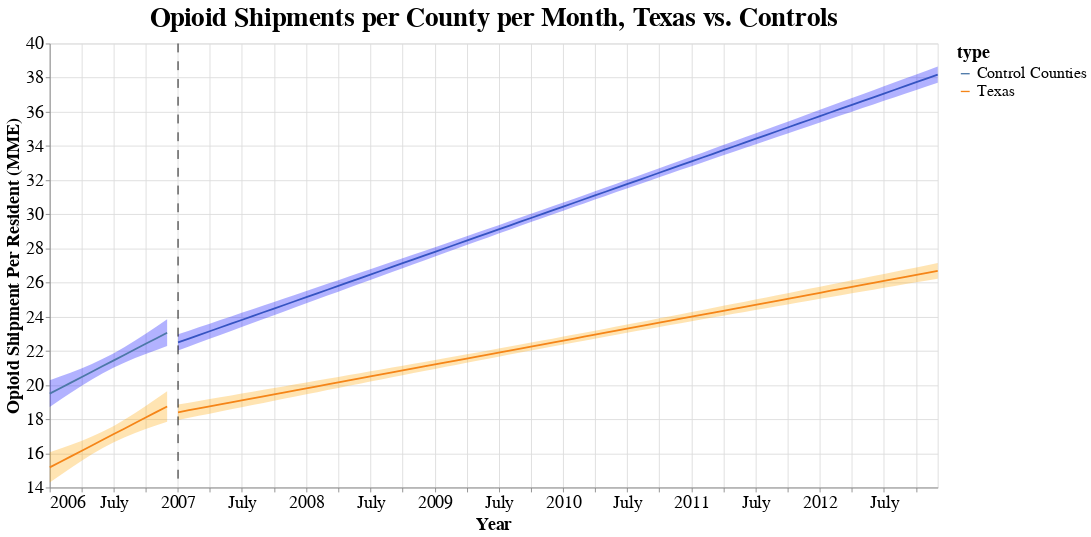

Here is the notebook cell this chart was saved with:
### Code cell
final_chart

### Figure 1 — Vega-Lite specification as saved in the notebook (floating-point values rounded to 4 significant figures; data arrays with more than 128 entries replaced by an {"elided": "..."} marker saying what was removed)
{"config": {"view": {"continuousWidth": 400, "continuousHeight": 300}, "axis": {"labelFontSize": 20, "titleFontSize": 20}, "legend": {"labelFontSize": 18, "titleFontSize": 20}, "title": {"fontSize": 30}}, "layer": [{"data": {"name": "data-24d88a5ca0f27785991244e07faaf5c1"}, "mark": {"type": "errorband", "color": "orange"}, "encoding": {"x": {"type": "temporal", "field": "seconds"}, "y": {"type": "quantitative", "field": "ci_low", "title": ""}, "y2": {"field": "ci_high"}}}, {"data": {"name": "data-5d10a5f9b022490157cf9fee98173867"}, "mark": {"type": "errorband", "color": "blue"}, "encoding": {"x": {"type": "temporal", "field": "seconds"}, "y": {"type": "quantitative", "field": "ci_low", "title": ""}, "y2": {"field": "ci_high"}}}, {"data": {"name": "data-ed85aa5efa084e541e8869d88c8dd1b0"}, "mark": "line", "encoding": {"color": {"type": "nominal", "field": "type"}, "x": {"type": "temporal", "field": "seconds", "scale": {"zero": false}, "title": "Year"}, "y": {"type": "quantitative", "field": "shipment_per_resident", "scale": {"zero": false}, "title": "Opioid Shipment Per Resident (MME)"}}, "title": "Opioid Shipments per County per Month, Texas vs. Controls"}, {"layer": [{"data": {"name": "data-13113f7d4144eae6b27727a4e0a9cadf"}, "mark": {"type": "errorband", "color": "orange"}, "encoding": {"x": {"type": "temporal", "field": "seconds"}, "y": {"type": "quantitative", "field": "ci_low", "title": ""}, "y2": {"field": "ci_high"}}}, {"data": {"name": "data-f68814f645163da0ae8e7e0ec337dd89"}, "mark": "line", "encoding": {"color": {"type": "nominal", "field": "type"}, "x": {"type": "temporal", "field": "seconds"}, "y": {"type": "quantitative", "field": "shipment_per_resident"}}}, {"data": {"name": "data-865cf1cc072fa80cd4921975330c36dc"}, "mark": {"type": "errorband", "color": "blue"}, "encoding": {"x": {"type": "temporal", "field": "seconds"}, "y": {"type": "quantitative", "field": "ci_low", "title": ""}, "y2": {"field": "ci_high"}}}, {"data": {"name": "data-4baf03b0d276882f7f410bd4cff0cb52"}, "mark": {"type": "rule", "color": "black", "strokeDash": [10, 10]}, "encoding": {"x": {"type": "temporal", "field": "a"}}}]}], "height": 500, "width": 1000, "$schema": "https://vega.github.io/schema/vega-lite/v4.8.1.json", "datasets": {"data-24d88a5ca0f27785991244e07faaf5c1": [{"seconds": "2006-01-01T00:00:00", "shipment_per_resident": 15.18, "ci_low": 14.29, "ci_high": 16.07, "type": "Texas"}, {"seconds": "2006-02-01T00:00:00", "shipment_per_resident": 15.51, "ci_low": 14.74, "ci_high": 16.29, "type": "Texas"}, {"seconds": "2006-03-01T00:00:00", "shipment_per_resident": 15.81, "ci_low": 15.13, "ci_high": 16.49, "type": "Texas"}, {"seconds": "2006-04-01T00:00:00", "shipment_per_resident": 16.14, "ci_low": 15.55, "ci_high": 16.73, "type": "Texas"}, {"seconds": "2006-05-01T00:00:00", "shipment_per_resident": 16.46, "ci_low": 15.94, "ci_high": 16.98, "type": "Texas"}, {"seconds": "2006-06-01T00:00:00", "shipment_per_resident": 16.79, "ci_low": 16.31, "ci_high": 17.27, "type": "Texas"}, {"seconds": "2006-07-01T00:00:00", "shipment_per_resident": 17.11, "ci_low": 16.63, "ci_high": 17.59, "type": "Texas"}, {"seconds": "2006-08-01T00:00:00", "shipment_per_resident": 17.45, "ci_low": 16.93, "ci_high": 17.96, "type": "Texas"}, {"seconds": "2006-09-01T00:00:00", "shipment_per_resident": 17.78, "ci_low": 17.19, "ci_high": 18.36, "type": "Texas"}, {"seconds": "2006-10-01T00:00:00", "shipment_per_resident": 18.1, "ci_low": 17.42, "ci_high": 18.77, "type": "Texas"}, {"seconds": "2006-11-01T00:00:00", "shipment_per_resident": 18.43, "ci_low": 17.65, "ci_high": 19.21, "type": "Texas"}, {"seconds": "2006-12-01T00:00:00", "shipment_per_resident": 18.75, "ci_low": 17.85, "ci_high": 19.64, "type": "Texas"}], "data-5d10a5f9b022490157cf9fee98173867": [{"seconds": "2006-01-01T00:00:00", "shipment_per_resident": 19.5, "ci_low": 18.72, "ci_high": 20.28, "type": "Control Counties"}, {"seconds": "2006-02-01T00:00:00", "shipment_per_resident": 19.83, "ci_low": 19.15, "ci_high": 20.51, "type": "Control Counties"}, {"seconds": "2006-03-01T00:00:00", "shipment_per_resident": 20.13, "ci_low": 19.53, "ci_high": 20.73, "type": "Control Counties"}, {"seconds": "2006-04-01T00:00:00", "shipment_per_resident": 20.46, "ci_low": 19.94, "ci_high": 20.98, "type": "Control Counties"}, {"seconds": "2006-05-01T00:00:00", "shipment_per_resident": 20.78, "ci_low": 20.32, "ci_high": 21.24, "type": "Control Counties"}, {"seconds": "2006-06-01T00:00:00", "shipment_per_resident": 21.11, "ci_low": 20.69, "ci_high": 21.53, "type": "Control Counties"}, {"seconds": "2006-07-01T00:00:00", "shipment_per_resident": 21.43, "ci_low": 21.01, "ci_high": 21.85, "type": "Control Counties"}, {"seconds": "2006-08-01T00:00:00", "shipment_per_resident": 21.76, "ci_low": 21.31, "ci_high": 22.22, "type": "Control Counties"}, {"seconds": "2006-09-01T00:00:00", "shipment_per_resident": 22.09, "ci_low": 21.58, "ci_high": 22.61, "type": "Control Counties"}, {"seconds": "2006-10-01T00:00:00", "shipment_per_resident": 22.41, "ci_low": 21.82, "ci_high": 23.01, "type": "Control Counties"}, {"seconds": "2006-11-01T00:00:00", "shipment_per_resident": 22.75, "ci_low": 22.06, "ci_high": 23.43, "type": "Control Counties"}, {"seconds": "2006-12-01T00:00:00", "shipment_per_resident": 23.07, "ci_low": 22.28, "ci_high": 23.85, "type": "Control Counties"}], "data-ed85aa5efa084e541e8869d88c8dd1b0": [{"seconds": "2006-01-01T00:00:00", "shipment_per_resident": 15.18, "ci_low": 14.29, "ci_high": 16.07, "type": "Texas"}, {"seconds": "2006-02-01T00:00:00", "shipment_per_resident": 15.51, "ci_low": 14.74, "ci_high": 16.29, "type": "Texas"}, {"seconds": "2006-03-01T00:00:00", "shipment_per_resident": 15.81, "ci_low": 15.13, "ci_high": 16.49, "type": "Texas"}, {"seconds": "2006-04-01T00:00:00", "shipment_per_resident": 16.14, "ci_low": 15.55, "ci_high": 16.73, "type": "Texas"}, {"seconds": "2006-05-01T00:00:00", "shipment_per_resident": 16.46, "ci_low": 15.94, "ci_high": 16.98, "type": "Texas"}, {"seconds": "2006-06-01T00:00:00", "shipment_per_resident": 16.79, "ci_low": 16.31, "ci_high": 17.27, "type": "Texas"}, {"seconds": "2006-07-01T00:00:00", "shipment_per_resident": 17.11, "ci_low": 16.63, "ci_high": 17.59, "type": "Texas"}, {"seconds": "2006-08-01T00:00:00", "shipment_per_resident": 17.45, "ci_low": 16.93, "ci_high": 17.96, "type": "Texas"}, {"seconds": "2006-09-01T00:00:00", "shipment_per_resident": 17.78, "ci_low": 17.19, "ci_high": 18.36, "type": "Texas"}, {"seconds": "2006-10-01T00:00:00", "shipment_per_resident": 18.1, "ci_low": 17.42, "ci_high": 18.77, "type": "Texas"}, {"seconds": "2006-11-01T00:00:00", "shipment_per_resident": 18.43, "ci_low": 17.65, "ci_high": 19.21, "type": "Texas"}, {"seconds": "2006-12-01T00:00:00", "shipment_per_resident": 18.75, "ci_low": 17.85, "ci_high": 19.64, "type": "Texas"}, {"seconds": "2006-01-01T00:00:00", "shipment_per_resident": 19.5, "ci_low": 18.72, "ci_high": 20.28, "type": "Control Counties"}, {"seconds": "2006-02-01T00:00:00", "shipment_per_resident": 19.83, "ci_low": 19.15, "ci_high": 20.51, "type": "Control Counties"}, {"seconds": "2006-03-01T00:00:00", "shipment_per_resident": 20.13, "ci_low": 19.53, "ci_high": 20.73, "type": "Control Counties"}, {"seconds": "2006-04-01T00:00:00", "shipment_per_resident": 20.46, "ci_low": 19.94, "ci_high": 20.98, "type": "Control Counties"}, {"seconds": "2006-05-01T00:00:00", "shipment_per_resident": 20.78, "ci_low": 20.32, "ci_high": 21.24, "type": "Control Counties"}, {"seconds": "2006-06-01T00:00:00", "shipment_per_resident": 21.11, "ci_low": 20.69, "ci_high": 21.53, "type": "Control Counties"}, {"seconds": "2006-07-01T00:00:00", "shipment_per_resident": 21.43, "ci_low": 21.01, "ci_high": 21.85, "type": "Control Counties"}, {"seconds": "2006-08-01T00:00:00", "shipment_per_resident": 21.76, "ci_low": 21.31, "ci_high": 22.22, "type": "Control Counties"}, {"seconds": "2006-09-01T00:00:00", "shipment_per_resident": 22.09, "ci_low": 21.58, "ci_high": 22.61, "type": "Control Counties"}, {"seconds": "2006-10-01T00:00:00", "shipment_per_resident": 22.41, "ci_low": 21.82, "ci_high": 23.01, "type": "Control Counties"}, {"seconds": "2006-11-01T00:00:00", "shipment_per_resident": 22.75, "ci_low": 22.06, "ci_high": 23.43, "type": "Control Counties"}, {"seconds": "2006-12-01T00:00:00", "shipment_per_resident": 23.07, "ci_low": 22.28, "ci_high": 23.85, "type": "Control Counties"}], "data-13113f7d4144eae6b27727a4e0a9cadf": [{"seconds": "2007-01-01T00:00:00", "shipment_per_resident": 18.41, "ci_low": 17.95, "ci_high": 18.86, "type": "Texas"}, {"seconds": "2008-01-01T00:00:00", "shipment_per_resident": 19.8, "ci_low": 19.46, "ci_high": 20.15, "type": "Texas"}, {"seconds": "2009-01-01T00:00:00", "shipment_per_resident": 21.21, "ci_low": 20.94, "ci_high": 21.47, "type": "Texas"}, {"seconds": "2010-01-01T00:00:00", "shipment_per_resident": 22.61, "ci_low": 22.38, "ci_high": 22.84, "type": "Texas"}, {"seconds": "2011-01-01T00:00:00", "shipment_per_resident": 24.0, "ci_low": 23.74, "ci_high": 24.27, "type": "Texas"}, {"seconds": "2012-01-01T00:00:00", "shipment_per_resident": 25.4, "ci_low": 25.05, "ci_high": 25.76, "type": "Texas"}, {"seconds": "2007-02-01T00:00:00", "shipment_per_resident": 18.52, "ci_low": 18.08, "ci_high": 18.97, "type": "Texas"}, {"seconds": "2008-02-01T00:00:00", "shipment_per_resident": 19.92, "ci_low": 19.58, "ci_high": 20.26, "type": "Texas"}, {"seconds": "2009-02-01T00:00:00", "shipment_per_resident": 21.33, "ci_low": 21.07, "ci_high": 21.58, "type": "Texas"}, {"seconds": "2010-02-01T00:00:00", "shipment_per_resident": 22.72, "ci_low": 22.49, "ci_high": 22.96, "type": "Texas"}, {"seconds": "2011-02-01T00:00:00", "shipment_per_resident": 24.12, "ci_low": 23.85, "ci_high": 24.4, "type": "Texas"}, {"seconds": "2012-02-01T00:00:00", "shipment_per_resident": 25.52, "ci_low": 25.16, "ci_high": 25.89, "type": "Texas"}, {"seconds": "2007-03-01T00:00:00", "shipment_per_resident": 18.63, "ci_low": 18.2, "ci_high": 19.07, "type": "Texas"}, {"seconds": "2008-03-01T00:00:00", "shipment_per_resident": 20.03, "ci_low": 19.7, "ci_high": 20.37, "type": "Texas"}, {"seconds": "2009-03-01T00:00:00", "shipment_per_resident": 21.43, "ci_low": 21.18, "ci_high": 21.69, "type": "Texas"}, {"seconds": "2010-03-01T00:00:00", "shipment_per_resident": 22.83, "ci_low": 22.6, "ci_high": 23.06, "type": "Texas"}, {"seconds": "2011-03-01T00:00:00", "shipment_per_resident": 24.23, "ci_low": 23.95, "ci_high": 24.51, "type": "Texas"}, {"seconds": "2012-03-01T00:00:00", "shipment_per_resident": 25.63, "ci_low": 25.26, "ci_high": 26.01, "type": "Texas"}, {"seconds": "2007-04-01T00:00:00", "shipment_per_resident": 18.75, "ci_low": 18.32, "ci_high": 19.18, "type": "Texas"}, {"seconds": "2008-04-01T00:00:00", "shipment_per_resident": 20.15, "ci_low": 19.83, "ci_high": 20.48, "type": "Texas"}, {"seconds": "2009-04-01T00:00:00", "shipment_per_resident": 21.55, "ci_low": 21.3, "ci_high": 21.8, "type": "Texas"}, {"seconds": "2010-04-01T00:00:00", "shipment_per_resident": 22.95, "ci_low": 22.72, "ci_high": 23.18, "type": "Texas"}, {"seconds": "2011-04-01T00:00:00", "shipment_per_resident": 24.35, "ci_low": 24.06, "ci_high": 24.64, "type": "Texas"}, {"seconds": "2012-04-01T00:00:00", "shipment_per_resident": 25.75, "ci_low": 25.37, "ci_high": 26.13, "type": "Texas"}, {"seconds": "2007-05-01T00:00:00", "shipment_per_resident": 18.87, "ci_low": 18.45, "ci_high": 19.28, "type": "Texas"}, {"seconds": "2008-05-01T00:00:00", "shipment_per_resident": 20.27, "ci_low": 19.95, "ci_high": 20.58, "type": "Texas"}, {"seconds": "2009-05-01T00:00:00", "shipment_per_resident": 21.67, "ci_low": 21.42, "ci_high": 21.91, "type": "Texas"}, {"seconds": "2010-05-01T00:00:00", "shipment_per_resident": 23.07, "ci_low": 22.83, "ci_high": 23.3, "type": "Texas"}, {"seconds": "2011-05-01T00:00:00", "shipment_per_resident": 24.46, "ci_low": 24.17, "ci_high": 24.76, "type": "Texas"}, {"seconds": "2012-05-01T00:00:00", "shipment_per_resident": 25.87, "ci_low": 25.48, "ci_high": 26.26, "type": "Texas"}, {"seconds": "2007-06-01T00:00:00", "shipment_per_resident": 18.98, "ci_low": 18.58, "ci_high": 19.39, "type": "Texas"}, {"seconds": "2008-06-01T00:00:00", "shipment_per_resident": 20.39, "ci_low": 20.08, "ci_high": 20.7, "type": "Texas"}, {"seconds": "2009-06-01T00:00:00", "shipment_per_resident": 21.79, "ci_low": 21.54, "ci_high": 22.03, "type": "Texas"}, {"seconds": "2010-06-01T00:00:00", "shipment_per_resident": 23.18, "ci_low": 22.95, "ci_high": 23.42, "type": "Texas"}, {"seconds": "2011-06-01T00:00:00", "shipment_per_resident": 24.58, "ci_low": 24.28, "ci_high": 24.88, "type": "Texas"}, {"seconds": "2012-06-01T00:00:00", "shipment_per_resident": 25.99, "ci_low": 25.59, "ci_high": 26.39, "type": "Texas"}, {"seconds": "2007-07-01T00:00:00", "shipment_per_resident": 19.1, "ci_low": 18.7, "ci_high": 19.5, "type": "Texas"}, {"seconds": "2008-07-01T00:00:00", "shipment_per_resident": 20.5, "ci_low": 20.2, "ci_high": 20.8, "type": "Texas"}, {"seconds": "2009-07-01T00:00:00", "shipment_per_resident": 21.9, "ci_low": 21.66, "ci_high": 22.14, "type": "Texas"}, {"seconds": "2010-07-01T00:00:00", "shipment_per_resident": 23.3, "ci_low": 23.06, "ci_high": 23.54, "type": "Texas"}, {"seconds": "2011-07-01T00:00:00", "shipment_per_resident": 24.7, "ci_low": 24.39, "ci_high": 25.01, "type": "Texas"}, {"seconds": "2012-07-01T00:00:00", "shipment_per_resident": 26.1, "ci_low": 25.69, "ci_high": 26.51, "type": "Texas"}, {"seconds": "2007-08-01T00:00:00", "shipment_per_resident": 19.22, "ci_low": 18.83, "ci_high": 19.61, "type": "Texas"}, {"seconds": "2008-08-01T00:00:00", "shipment_per_resident": 20.62, "ci_low": 20.33, "ci_high": 20.91, "type": "Texas"}, {"seconds": "2009-08-01T00:00:00", "shipment_per_resident": 22.02, "ci_low": 21.78, "ci_high": 22.26, "type": "Texas"}, {"seconds": "2010-08-01T00:00:00", "shipment_per_resident": 23.42, "ci_low": 23.17, "ci_high": 23.66, "type": "Texas"}, {"seconds": "2011-08-01T00:00:00", "shipment_per_resident": 24.82, "ci_low": 24.5, "ci_high": 25.13, "type": "Texas"}, {"seconds": "2012-08-01T00:00:00", "shipment_per_resident": 26.22, "ci_low": 25.8, "ci_high": 26.64, "type": "Texas"}, {"seconds": "2007-09-01T00:00:00", "shipment_per_resident": 19.34, "ci_low": 18.96, "ci_high": 19.72, "type": "Texas"}, {"seconds": "2008-09-01T00:00:00", "shipment_per_resident": 20.74, "ci_low": 20.45, "ci_high": 21.03, "type": "Texas"}, {"seconds": "2009-09-01T00:00:00", "shipment_per_resident": 22.14, "ci_low": 21.91, "ci_high": 22.37, "type": "Texas"}, {"seconds": "2010-09-01T00:00:00", "shipment_per_resident": 23.54, "ci_low": 23.29, "ci_high": 23.79, "type": "Texas"}, {"seconds": "2011-09-01T00:00:00", "shipment_per_resident": 24.94, "ci_low": 24.61, "ci_high": 25.26, "type": "Texas"}, {"seconds": "2012-09-01T00:00:00", "shipment_per_resident": 26.34, "ci_low": 25.91, "ci_high": 26.77, "type": "Texas"}, {"seconds": "2007-10-01T00:00:00", "shipment_per_resident": 19.45, "ci_low": 19.08, "ci_high": 19.83, "type": "Texas"}, {"seconds": "2008-10-01T00:00:00", "shipment_per_resident": 20.85, "ci_low": 20.57, "ci_high": 21.14, "type": "Texas"}, {"seconds": "2009-10-01T00:00:00", "shipment_per_resident": 22.25, "ci_low": 22.02, "ci_high": 22.49, "type": "Texas"}, {"seconds": "2010-10-01T00:00:00", "shipment_per_resident": 23.65, "ci_low": 23.4, "ci_high": 23.91, "type": "Texas"}, {"seconds": "2011-10-01T00:00:00", "shipment_per_resident": 25.05, "ci_low": 24.72, "ci_high": 25.38, "type": "Texas"}, {"seconds": "2012-10-01T00:00:00", "shipment_per_resident": 26.45, "ci_low": 26.02, "ci_high": 26.89, "type": "Texas"}, {"seconds": "2007-11-01T00:00:00", "shipment_per_resident": 19.57, "ci_low": 19.21, "ci_high": 19.94, "type": "Texas"}, {"seconds": "2008-11-01T00:00:00", "shipment_per_resident": 20.97, "ci_low": 20.7, "ci_high": 21.25, "type": "Texas"}, {"seconds": "2009-11-01T00:00:00", "shipment_per_resident": 22.37, "ci_low": 22.14, "ci_high": 22.6, "type": "Texas"}, {"seconds": "2010-11-01T00:00:00", "shipment_per_resident": 23.77, "ci_low": 23.51, "ci_high": 24.03, "type": "Texas"}, {"seconds": "2011-11-01T00:00:00", "shipment_per_resident": 25.17, "ci_low": 24.83, "ci_high": 25.51, "type": "Texas"}, {"seconds": "2012-11-01T00:00:00", "shipment_per_resident": 26.57, "ci_low": 26.13, "ci_high": 27.02, "type": "Texas"}, {"seconds": "2007-12-01T00:00:00", "shipment_per_resident": 19.69, "ci_low": 19.33, "ci_high": 20.04, "type": "Texas"}, {"seconds": "2008-12-01T00:00:00", "shipment_per_resident": 21.09, "ci_low": 20.82, "ci_high": 21.36, "type": "Texas"}, {"seconds": "2009-12-01T00:00:00", "shipment_per_resident": 22.49, "ci_low": 22.26, "ci_high": 22.72, "type": "Texas"}, {"seconds": "2010-12-01T00:00:00", "shipment_per_resident": 23.89, "ci_low": 23.62, "ci_high": 24.15, "type": "Texas"}, {"seconds": "2011-12-01T00:00:00", "shipment_per_resident": 25.28, "ci_low": 24.94, "ci_high": 25.63, "type": "Texas"}, {"seconds": "2012-12-01T00:00:00", "shipment_per_resident": 26.69, "ci_low": 26.23, "ci_high": 27.14, "type": "Texas"}], "data-f68814f645163da0ae8e7e0ec337dd89": {"elided": "144 records"}, "data-865cf1cc072fa80cd4921975330c36dc": [{"seconds": "2007-01-01T00:00:00", "shipment_per_resident": 22.5, "ci_low": 22.02, "ci_high": 22.97, "type": "Control Counties"}, {"seconds": "2008-01-01T00:00:00", "shipment_per_resident": 25.15, "ci_low": 24.78, "ci_high": 25.51, "type": "Control Counties"}, {"seconds": "2009-01-01T00:00:00", "shipment_per_resident": 27.8, "ci_low": 27.53, "ci_high": 28.08, "type": "Control Counties"}, {"seconds": "2010-01-01T00:00:00", "shipment_per_resident": 30.45, "ci_low": 30.21, "ci_high": 30.69, "type": "Control Counties"}, {"seconds": "2011-01-01T00:00:00", "shipment_per_resident": 33.1, "ci_low": 32.82, "ci_high": 33.38, "type": "Control Counties"}, {"seconds": "2012-01-01T00:00:00", "shipment_per_resident": 35.75, "ci_low": 35.38, "ci_high": 36.12, "type": "Control Counties"}, {"seconds": "2007-02-01T00:00:00", "shipment_per_resident": 22.72, "ci_low": 22.26, "ci_high": 23.19, "type": "Control Counties"}, {"seconds": "2008-02-01T00:00:00", "shipment_per_resident": 25.37, "ci_low": 25.02, "ci_high": 25.72, "type": "Control Counties"}, {"seconds": "2009-02-01T00:00:00", "shipment_per_resident": 28.03, "ci_low": 27.76, "ci_high": 28.3, "type": "Control Counties"}, {"seconds": "2010-02-01T00:00:00", "shipment_per_resident": 30.68, "ci_low": 30.44, "ci_high": 30.92, "type": "Control Counties"}, {"seconds": "2011-02-01T00:00:00", "shipment_per_resident": 33.32, "ci_low": 33.04, "ci_high": 33.61, "type": "Control Counties"}, {"seconds": "2012-02-01T00:00:00", "shipment_per_resident": 35.97, "ci_low": 35.59, "ci_high": 36.35, "type": "Control Counties"}, {"seconds": "2007-03-01T00:00:00", "shipment_per_resident": 22.93, "ci_low": 22.47, "ci_high": 23.38, "type": "Control Counties"}, {"seconds": "2008-03-01T00:00:00", "shipment_per_resident": 25.58, "ci_low": 25.24, "ci_high": 25.93, "type": "Control Counties"}, {"seconds": "2009-03-01T00:00:00", "shipment_per_resident": 28.23, "ci_low": 27.97, "ci_high": 28.49, "type": "Control Counties"}, {"seconds": "2010-03-01T00:00:00", "shipment_per_resident": 30.88, "ci_low": 30.64, "ci_high": 31.12, "type": "Control Counties"}, {"seconds": "2011-03-01T00:00:00", "shipment_per_resident": 33.53, "ci_low": 33.24, "ci_high": 33.82, "type": "Control Counties"}, {"seconds": "2012-03-01T00:00:00", "shipment_per_resident": 36.18, "ci_low": 35.8, "ci_high": 36.57, "type": "Control Counties"}, {"seconds": "2007-04-01T00:00:00", "shipment_per_resident": 23.15, "ci_low": 22.71, "ci_high": 23.6, "type": "Control Counties"}, {"seconds": "2008-04-01T00:00:00", "shipment_per_resident": 25.81, "ci_low": 25.47, "ci_high": 26.14, "type": "Control Counties"}, {"seconds": "2009-04-01T00:00:00", "shipment_per_resident": 28.46, "ci_low": 28.2, "ci_high": 28.71, "type": "Control Counties"}, {"seconds": "2010-04-01T00:00:00", "shipment_per_resident": 31.1, "ci_low": 30.86, "ci_high": 31.35, "type": "Control Counties"}, {"seconds": "2011-04-01T00:00:00", "shipment_per_resident": 33.75, "ci_low": 33.45, "ci_high": 34.05, "type": "Control Counties"}, {"seconds": "2012-04-01T00:00:00", "shipment_per_resident": 36.41, "ci_low": 36.01, "ci_high": 36.81, "type": "Control Counties"}, {"seconds": "2007-05-01T00:00:00", "shipment_per_resident": 23.37, "ci_low": 22.93, "ci_high": 23.8, "type": "Control Counties"}, {"seconds": "2008-05-01T00:00:00", "shipment_per_resident": 26.02, "ci_low": 25.7, "ci_high": 26.35, "type": "Control Counties"}, {"seconds": "2009-05-01T00:00:00", "shipment_per_resident": 28.67, "ci_low": 28.42, "ci_high": 28.93, "type": "Control Counties"}, {"seconds": "2010-05-01T00:00:00", "shipment_per_resident": 31.32, "ci_low": 31.08, "ci_high": 31.57, "type": "Control Counties"}, {"seconds": "2011-05-01T00:00:00", "shipment_per_resident": 33.97, "ci_low": 33.66, "ci_high": 34.28, "type": "Control Counties"}, {"seconds": "2012-05-01T00:00:00", "shipment_per_resident": 36.63, "ci_low": 36.22, "ci_high": 37.03, "type": "Control Counties"}, {"seconds": "2007-06-01T00:00:00", "shipment_per_resident": 23.59, "ci_low": 23.17, "ci_high": 24.02, "type": "Control Counties"}, {"seconds": "2008-06-01T00:00:00", "shipment_per_resident": 26.25, "ci_low": 25.93, "ci_high": 26.57, "type": "Control Counties"}, {"seconds": "2009-06-01T00:00:00", "shipment_per_resident": 28.9, "ci_low": 28.65, "ci_high": 29.15, "type": "Control Counties"}, {"seconds": "2010-06-01T00:00:00", "shipment_per_resident": 31.55, "ci_low": 31.3, "ci_high": 31.79, "type": "Control Counties"}, {"seconds": "2011-06-01T00:00:00", "shipment_per_resident": 34.2, "ci_low": 33.88, "ci_high": 34.51, "type": "Control Counties"}, {"seconds": "2012-06-01T00:00:00", "shipment_per_resident": 36.85, "ci_low": 36.43, "ci_high": 37.27, "type": "Control Counties"}, {"seconds": "2007-07-01T00:00:00", "shipment_per_resident": 23.81, "ci_low": 23.4, "ci_high": 24.23, "type": "Control Counties"}, {"seconds": "2008-07-01T00:00:00", "shipment_per_resident": 26.47, "ci_low": 26.15, "ci_high": 26.78, "type": "Control Counties"}, {"seconds": "2009-07-01T00:00:00", "shipment_per_resident": 29.12, "ci_low": 28.87, "ci_high": 29.36, "type": "Control Counties"}, {"seconds": "2010-07-01T00:00:00", "shipment_per_resident": 31.76, "ci_low": 31.51, "ci_high": 32.02, "type": "Control Counties"}, {"seconds": "2011-07-01T00:00:00", "shipment_per_resident": 34.41, "ci_low": 34.09, "ci_high": 34.73, "type": "Control Counties"}, {"seconds": "2012-07-01T00:00:00", "shipment_per_resident": 37.07, "ci_low": 36.64, "ci_high": 37.49, "type": "Control Counties"}, {"seconds": "2007-08-01T00:00:00", "shipment_per_resident": 24.04, "ci_low": 23.63, "ci_high": 24.44, "type": "Control Counties"}, {"seconds": "2008-08-01T00:00:00", "shipment_per_resident": 26.69, "ci_low": 26.39, "ci_high": 27.0, "type": "Control Counties"}, {"seconds": "2009-08-01T00:00:00", "shipment_per_resident": 29.34, "ci_low": 29.1, "ci_high": 29.59, "type": "Control Counties"}, {"seconds": "2010-08-01T00:00:00", "shipment_per_resident": 31.99, "ci_low": 31.73, "ci_high": 32.24, "type": "Control Counties"}, {"seconds": "2011-08-01T00:00:00", "shipment_per_resident": 34.64, "ci_low": 34.31, "ci_high": 34.97, "type": "Control Counties"}, {"seconds": "2012-08-01T00:00:00", "shipment_per_resident": 37.29, "ci_low": 36.86, "ci_high": 37.73, "type": "Control Counties"}, {"seconds": "2007-09-01T00:00:00", "shipment_per_resident": 24.26, "ci_low": 23.86, "ci_high": 24.66, "type": "Control Counties"}, {"seconds": "2008-09-01T00:00:00", "shipment_per_resident": 26.92, "ci_low": 26.62, "ci_high": 27.22, "type": "Control Counties"}, {"seconds": "2009-09-01T00:00:00", "shipment_per_resident": 29.57, "ci_low": 29.32, "ci_high": 29.81, "type": "Control Counties"}, {"seconds": "2010-09-01T00:00:00", "shipment_per_resident": 32.21, "ci_low": 31.96, "ci_high": 32.47, "type": "Control Counties"}, {"seconds": "2011-09-01T00:00:00", "shipment_per_resident": 34.86, "ci_low": 34.53, "ci_high": 35.2, "type": "Control Counties"}, {"seconds": "2012-09-01T00:00:00", "shipment_per_resident": 37.52, "ci_low": 37.07, "ci_high": 37.96, "type": "Control Counties"}, {"seconds": "2007-10-01T00:00:00", "shipment_per_resident": 24.48, "ci_low": 24.09, "ci_high": 24.87, "type": "Control Counties"}, {"seconds": "2008-10-01T00:00:00", "shipment_per_resident": 27.13, "ci_low": 26.84, "ci_high": 27.43, "type": "Control Counties"}, {"seconds": "2009-10-01T00:00:00", "shipment_per_resident": 29.78, "ci_low": 29.54, "ci_high": 30.02, "type": "Control Counties"}, {"seconds": "2010-10-01T00:00:00", "shipment_per_resident": 32.43, "ci_low": 32.17, "ci_high": 32.7, "type": "Control Counties"}, {"seconds": "2011-10-01T00:00:00", "shipment_per_resident": 35.08, "ci_low": 34.74, "ci_high": 35.42, "type": "Control Counties"}, {"seconds": "2012-10-01T00:00:00", "shipment_per_resident": 37.74, "ci_low": 37.28, "ci_high": 38.19, "type": "Control Counties"}, {"seconds": "2007-11-01T00:00:00", "shipment_per_resident": 24.7, "ci_low": 24.32, "ci_high": 25.08, "type": "Control Counties"}, {"seconds": "2008-11-01T00:00:00", "shipment_per_resident": 27.36, "ci_low": 27.07, "ci_high": 27.65, "type": "Control Counties"}, {"seconds": "2009-11-01T00:00:00", "shipment_per_resident": 30.01, "ci_low": 29.77, "ci_high": 30.25, "type": "Control Counties"}, {"seconds": "2010-11-01T00:00:00", "shipment_per_resident": 32.66, "ci_low": 32.39, "ci_high": 32.93, "type": "Control Counties"}, {"seconds": "2011-11-01T00:00:00", "shipment_per_resident": 35.31, "ci_low": 34.95, "ci_high": 35.66, "type": "Control Counties"}, {"seconds": "2012-11-01T00:00:00", "shipment_per_resident": 37.96, "ci_low": 37.5, "ci_high": 38.43, "type": "Control Counties"}, {"seconds": "2007-12-01T00:00:00", "shipment_per_resident": 24.92, "ci_low": 24.55, "ci_high": 25.29, "type": "Control Counties"}, {"seconds": "2008-12-01T00:00:00", "shipment_per_resident": 27.58, "ci_low": 27.3, "ci_high": 27.86, "type": "Control Counties"}, {"seconds": "2009-12-01T00:00:00", "shipment_per_resident": 30.23, "ci_low": 29.99, "ci_high": 30.47, "type": "Control Counties"}, {"seconds": "2010-12-01T00:00:00", "shipment_per_resident": 32.87, "ci_low": 32.6, "ci_high": 33.15, "type": "Control Counties"}, {"seconds": "2011-12-01T00:00:00", "shipment_per_resident": 35.52, "ci_low": 35.16, "ci_high": 35.88, "type": "Control Counties"}, {"seconds": "2012-12-01T00:00:00", "shipment_per_resident": 38.18, "ci_low": 37.7, "ci_high": 38.65, "type": "Control Counties"}], "data-4baf03b0d276882f7f410bd4cff0cb52": [{"a": "2007-01-01"}]}}
